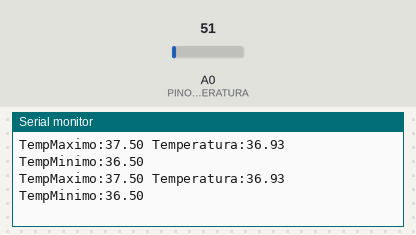
A sketch run on a simulated Arduino Uno, built with avr-gcc and run on an emulated ATmega328P. Parts: the last lines printed to the serial monitor. Inputs (shaded band) come from the test bench; at power-on: A0 (PINO_SENSOR_TEMPERATURA) = 51.

Above: at 2.8 s.
2.9 s: A0 (PINO_SENSOR_TEMPERATURA) set to 61
At 4.7 s:
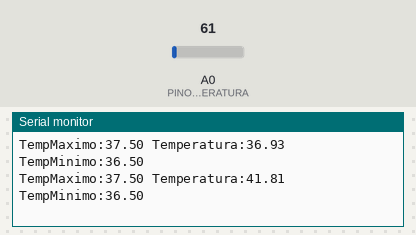
5.6 s: A0 (PINO_SENSOR_TEMPERATURA) set to 71
At 7.5 s:
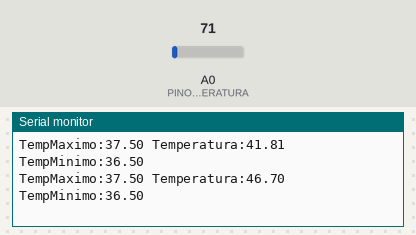
Timing chart, 0 to 9.0 s (numbered marks = the images above; inputs shaded):
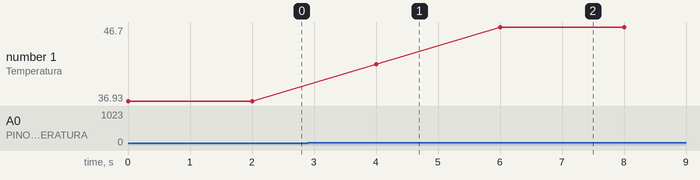

The sketch:

LM35_sensor_temperatura_codigo.ino
```cpp
//Bloco de declaração de variaveis
const int PINO_SENSOR_TEMPERATURA = A0;
float temperaturaCelsius;

// Bloco de Comunicação
void setup() {
  Serial.begin(9600);
}

// Bloco de execução
void loop() {
  int valorLeitura = analogRead(PINO_SENSOR_TEMPERATURA);
  temperaturaCelsius = 12 + (valorLeitura * 5.0 / 1023.0) / 0.01;

// Para declarar labels no plotter serial
  Serial.print("TempMaximo:");
  Serial.print(37.5);
  Serial.print(" ");
  Serial.print("Temperatura:");
  Serial.print(temperaturaCelsius);
  Serial.print(" ");
  Serial.print("TempMinimo:");
  Serial.println(36.5);

  delay(2000);

}
```

Measured:
- after the input at 2.9 s, the serial monitor: prints a new line after 1.1 s (image 1)
- after the input at 5.6 s, the serial monitor: prints a new line after 0.41 s (image 2)
- plotted number 1: 36.93 → 41.81 after the input at 2.9 s, 41.81 → 46.7 after the input at 5.6 s
